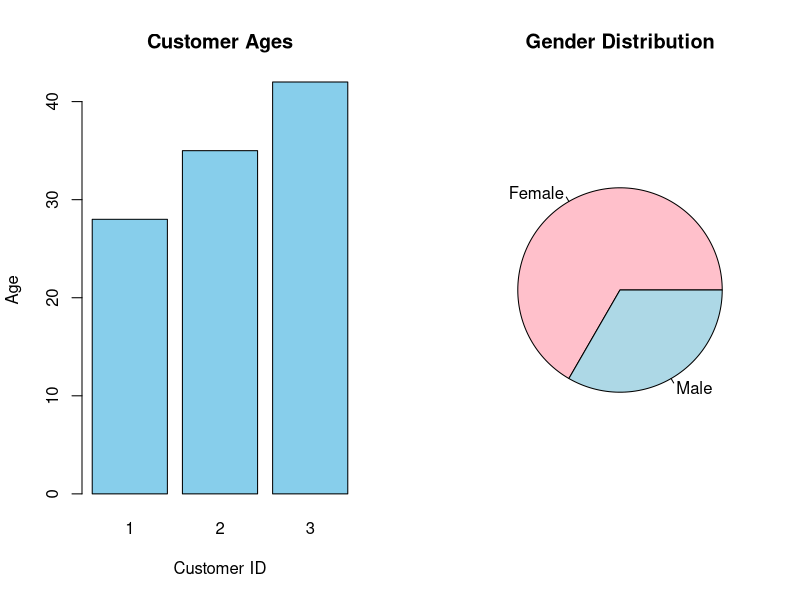

Here is the R script that generated this plot:
# Customer Demographics Dataset
customer <- c(1,2,3)
age <- c(28,35,42)
gender <- c("Female","Male","Female")
income <- c(50000,60000,75000)

par(mfrow=c(1,2))

# Bar Chart
barplot(age,
        names.arg=customer,
        col="skyblue",
        main="Customer Ages",
        xlab="Customer ID",
        ylab="Age")

# Pie Chart
pie(table(gender),
    col=c("pink","lightblue"),
    main="Gender Distribution")

par(mfrow=c(1,1))

# Table
data <- data.frame(customer,age,gender,income)
print(data)
